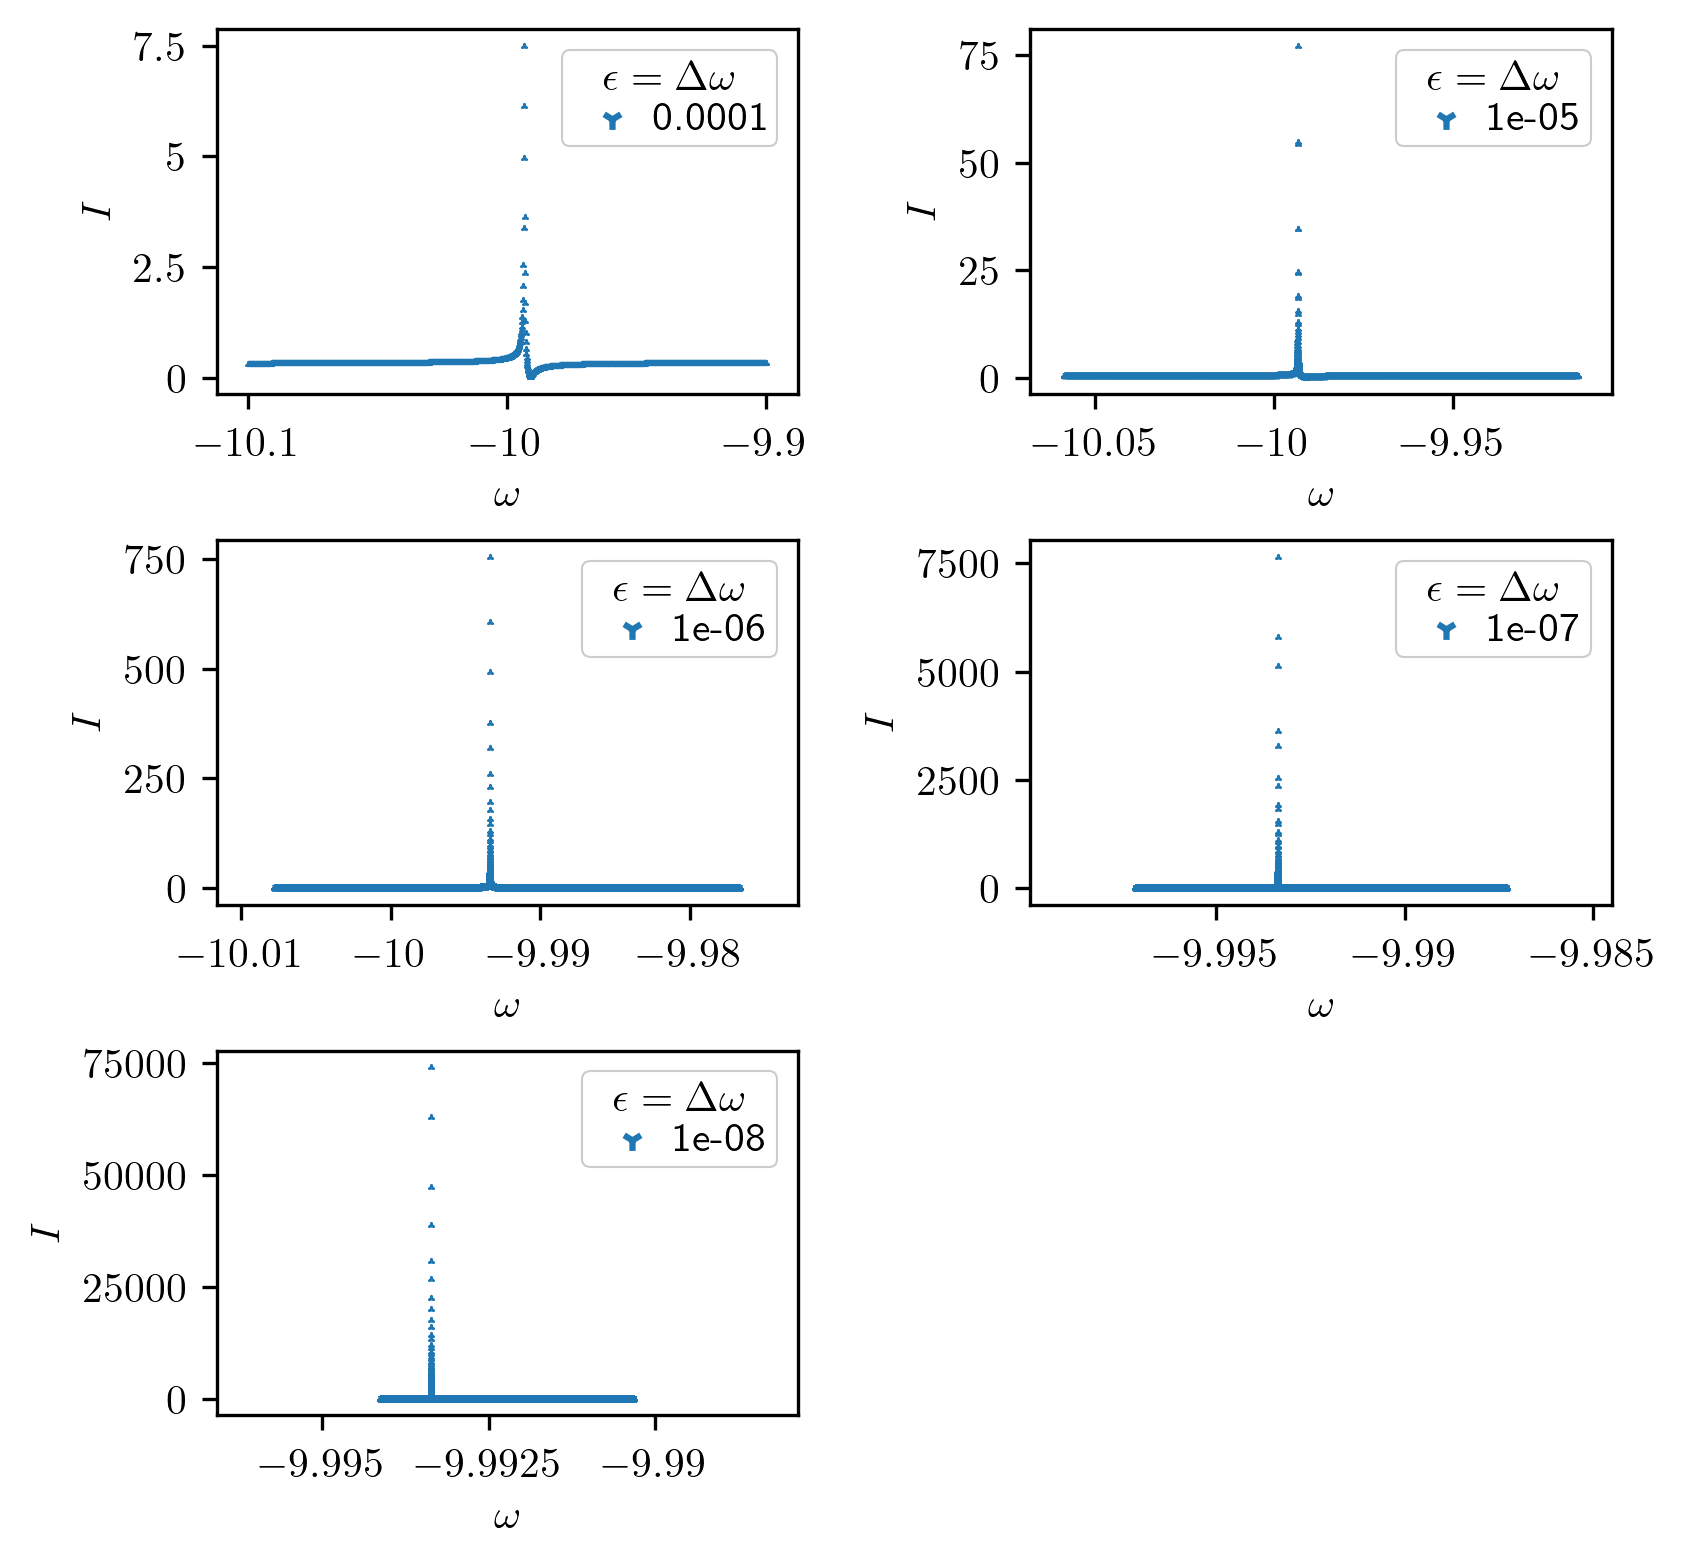

The script that saved this image:
import numpy as np
import matplotlib as mpl
import matplotlib.pyplot as plt
from matplotlib.transforms import Bbox
from mpl_toolkits.mplot3d import Axes3D
import random
import csv
import heapq
import glob
import itertools
import matplotlib.gridspec as gridspec
from matplotlib.ticker import FormatStrFormatter
import matplotlib.ticker as ticker
import matplotlib.colors as colors
from scipy import stats
from scipy.special import hyperu
# from mpmath import sqrt, pi, gamma, hyperu, fac, fac2, exp
import mpmath as mp

plt.rc('text', usetex=True)
plt.rc('text.latex', preamble=r'\usepackage{amsmath}')


def plot_2d_q(axis, name, numb_qy, omega_min, omega_max, epsilon_list):

    marker = itertools.cycle(('1', '2', '3', '4', ',', '+', '.', 'o', '*', '^', 'v', '>', '<', 'X', '_', 'd', '|', 'H'))

    for i, epsilon in enumerate([epsilon_list]):
        omega = []
        SR = []
        file = f"fermions_torus_spec_resp_kysym_{name}_n_6_2s_{numb_qy}_ratio_1.000000_qy_0" \
               f".omega_{omega_min}-{omega_max}_eps_{epsilon}.sr"
        with open('/home/bart/PycharmProjects/response_functions/debug/test/FQHETorusSpectralResponse/laughlin/' + file, 'r') as csvfile:
            plots = csv.reader(csvfile, delimiter=' ')
            for row in plots:
                if name == "V1":
                    if float(row[0]) > -10.1:
                        omega.append(float(row[0]))
                elif name == "coulomb":
                    omega.append(float(row[0]))
                if float(row[0]) > -10.1:
                    SR.append(float(row[1]))
        axis.scatter(omega, SR, s=1, label=epsilon, marker=next(marker))

    axis.set_xlabel('$\omega$')
    axis.xaxis.set_major_formatter(FormatStrFormatter('$%g$'))
    axis.yaxis.set_major_formatter(FormatStrFormatter('$%g$'))
    axis.set_ylabel('$I$')

    leg = axis.legend(loc='upper right', handletextpad=0, borderpad=0.2, framealpha=1,
                      edgecolor=None, markerscale=5, ncol=10, labelspacing=0, columnspacing=0, title='$\\epsilon=\\Delta\\omega$')
    leg.get_frame().set_linewidth(0.5)


if __name__ == "__main__":

    fig = plt.figure(figsize=(6, 6))
    gs = gridspec.GridSpec(3, 2, hspace=0.4, wspace=0.4)

    ax0 = plt.subplot(gs[0])
    plot_2d_q(ax0, "V1", 18, omega_min=-10.1, omega_max=-9.9, epsilon_list="0.0001")
    ax1 = plt.subplot(gs[1])
    plot_2d_q(ax1, "V1", 18, omega_min=-10.1, omega_max=-9.9, epsilon_list="1e-05")
    ax2 = plt.subplot(gs[2])
    plot_2d_q(ax2, "V1", 18, omega_min=-10.1, omega_max=-9.9, epsilon_list="1e-06")
    ax3 = plt.subplot(gs[3])
    plot_2d_q(ax3, "V1", 18, omega_min=-10.1, omega_max=-9.9, epsilon_list="1e-07")
    ax4 = plt.subplot(gs[4])
    plot_2d_q(ax4, "V1", 18, omega_min=-10.1, omega_max=-9.9, epsilon_list="1e-08")

    plt.savefig("epsilon_test.png", bbox_inches='tight', dpi=300)
    plt.show()
